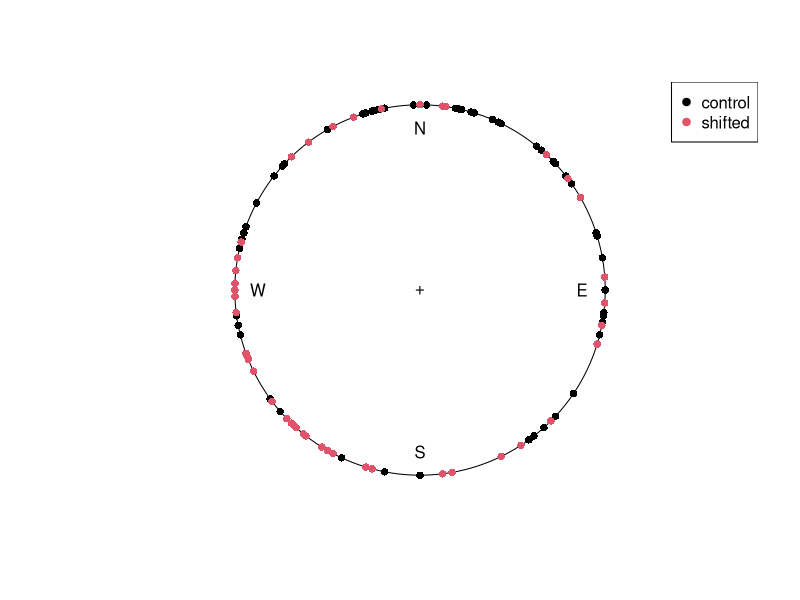

Here is the R script that generated this plot:
library(circular)


### Name: swallows
### Title: Orientation of juvenile barn swallows
### Aliases: swallows
### Keywords: datasets

### ** Examples

data(swallows)

swallows <- split(swallows$heading, swallows$treatment)
swallows <- lapply(swallows, function(x) circular(x, units='degrees', template='geographics'))

plot(swallows[[1]])
points(swallows[[2]], col=2)
legend('topright', legend=c('control', 'shifted'), pch=c(19,19), col=c(1,2))
